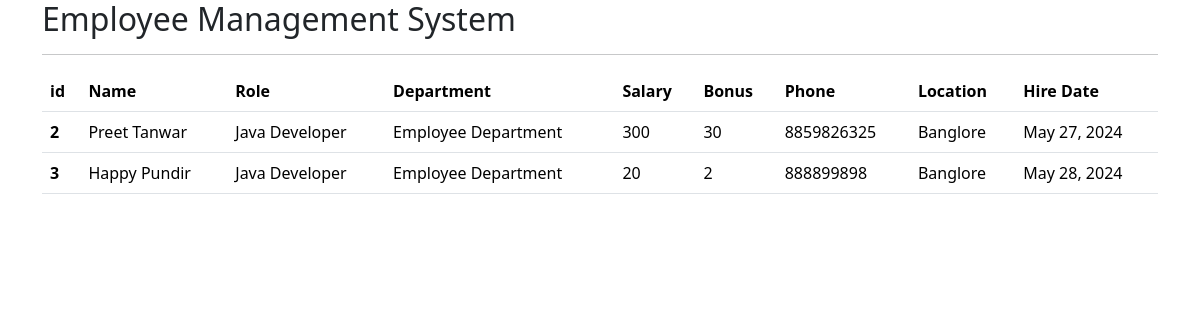
The app's page /all_emp with its own data.
### emp_app/models.py (models this page shows, shortened)
class Employee(models.Model):
    first_name = models.CharField(max_length=100, null=False)
    last_name = models.CharField(max_length=100, null=False)
    dept = models.ForeignKey(Department, on_delete=models.CASCADE)
    salary = models.IntegerField(default=0)
    bonus = models.IntegerField(default=0)
    role = models.ForeignKey(Role,on_delete=models.CASCADE)
    phone = models.IntegerField(default=0)
    hire_date = models.DateField()

class Role(models.Model):
    name = models.CharField(max_length=100, null=False)
    def __str__(self):
        return self.name

class Department(models.Model):
    name = models.CharField(max_length=100,null=False)
    location = models.CharField(max_length=100)
    def __str__(self):
        return self.name

### emp_app/views.py (the view)
# urls.py: path('all_emp', views.all_emp, name = 'all_emp'),
def all_emp(request):
    emps = Employee.objects.all()
    context= {'emps':emps}
    return render(request, 'all_emp.html',context)

### templates/all_emp.html (shortened to what this page needs)
<!doctype html>
<html lang="en">
  <head>
    <link href="https://cdn.jsdelivr.net/npm/bootstrap@5.3.3/dist/css/bootstrap.min.css" rel="stylesheet">
  </head>
  <body>
    <div class="container">
        <h2>Employee Management System</h2>
        <hr>
        <table class="table">
            <thead>
              <tr>
                <th scope="col">id</th>
                <th scope="col">Name</th>
                <th scope="col">Role</th>
                <th scope="col">Department</th>
                <th scope="col">Salary</th>
                <th scope="col">Bonus</th>
                <th scope="col">Phone</th>
                <th scope="col">Location</th>
                <th scope="col">Hire Date</th>
              </tr>
            </thead>
            <tbody>
            {%for i in emps%}
              <tr>
                <th scope="row">{{i.id}}</th>
                <td>{{i.first_name}} {{i.last_name}}</td>
                <td>{{i.role}}</td>
                <td>{{i.dept}}</td>
                <td>{{i.salary}}</td>
                <td>{{i.bonus}}</td>
                <td>{{i.phone}}</td>
                <td>{{i.dept.location}}</td>
                <td>{{i.hire_date}}</td>
              </tr>
            {%endfor%}
            </tbody>
          </table>
    </div>
  </body>
</html>

### records on screen
Employee: id "2", first_name "Preet", last_name "Tanwar", role "Java Developer", dept "Employee Department", salary "300", bonus "30", phone "8859826325", dept.location "Banglore", hire_date "May 27, 2024"
Employee: id "3", first_name "Happy", last_name "Pundir", role "Java Developer", dept "Employee Department", salary "20", bonus "2", phone "888899898", dept.location "Banglore", hire_date "May 28, 2024"
